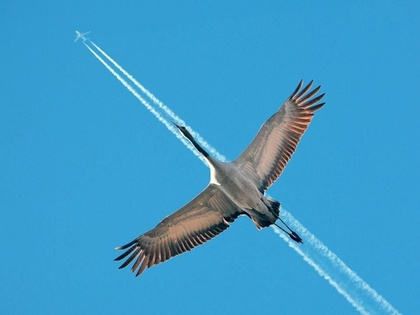
%> input picture Parte 2/crane.jpeg, 420 x 315 px, shrunk from 960 x 719 before the run
$ octave P2.m   (GNU Octave 9; MATLAB toolbox functions it lacks are replaced by stand-ins)
%> lines starting %> are read from the running program, lines starting %| are printed output that depends on the picture
%> further down, A is the input picture: size 315x420x3 uint8; mean R, G, B 61.7, 156.4, 202.8
pkg load image;

%R1 G2 B3
function final_image = model22(image)
    [m , n, d] = size(image);
%> m = 315; n = 420; d = 3
    final_image = zeros(m*2, n*2);
    R = 0.3  * image(:, :, 1);
    G = 0.59 * image(:, :, 2);
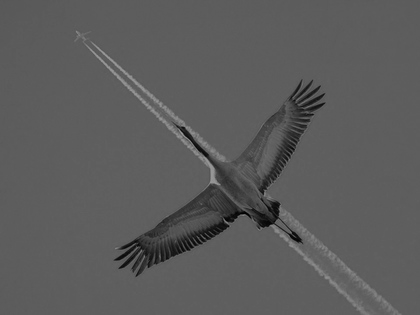
%> G: size 315x420 double; min 0, max 0.59, mean 0.362
    B = 0.11 * image(:, :, 3);
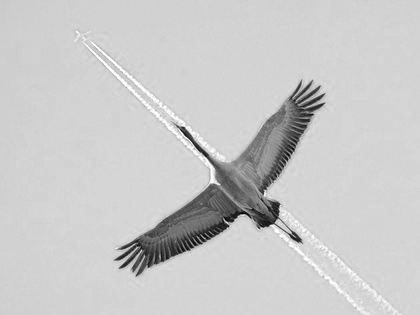
%> B: size 315x420 double; min 0.00173, max 0.11, mean 0.0875; drawn with min black and max white
    I = R + G + B;
    for j = 1:m
        for i = 1:n
            k = i * 2 - 1;
            l = j * 2 - 1;
            final_image(l:l+1, k:k+1) = [I(j , i) image(j, i, 1); image(j, i, 2) image(j, i, 3);];
        endfor
    endfor
endfunction

function final_image = imodel22(image)
    [m , n] = size(image);
    final_image = zeros(m/2, n/2, 3);
    for j = 1:m/2
        for i = 1:n/2
            k = i * 2 - 1;
            l = j * 2 - 1;
            kernel = image(l:l+1, k:k+1);
            final_image(j, i, 1) = kernel(1,2);
            final_image(j, i, 2) = kernel(2,1);
            final_image(j, i, 3) = kernel(2,2);
        endfor
    endfor
endfunction

% [98 lines left out: functions model23, imodel23, modelrow, imodelrow, modelcolumn, imodelcolumn, not called in this run]

function final_image = alpha_rooting(image, alpha)
    fft_image = fft2(image);
    magnitude = abs(fft_image) .^ alpha;
    angles = arg(fft_image);
    new_fft = magnitude .* exp(angles * 1i);
    final_image = abs(ifft2(new_fft));
    final_image = final_image*(255/max(max(final_image)));
endfunction


function eme = EME(image, l1, l2)
    [m, n] = size(image);
    k1 = m/l1;
    k2 = n/l2;
    eme = 0;
    for i = 1:k1
        i_end = l1*i;
        i_start = i_end - (l1-1);
        for j = 1:k2
            j_end = l2*j;
            j_start = j_end - (l2-1);

            kernel = image(i_start:i_end, j_start:j_end);
            max_block = max(max(kernel));
            min_block = min(min(kernel));

            eme = eme + 20 * log10((max_block + 1)/(min_block + 1));

        endfor
    endfor
    eme = eme/(k1*k2);
endfunction

function ceme = CEME(image, l1, l2)
%> called with l1 = 2, l2 = 2
    [m, n, d] = size(image);
    k1 = floor(m/l1);
%> k1 = 157
    k2 = floor(n/l2);
%> k2 = 210
    ceme = 0;
    for i = 1:k1
        i_end = l1*i;
        i_start = i_end - (l1-1);
        for j = 1:k2
            j_end = l2*j;
            j_start = j_end - (l2-1);

            kernel = image(i_start:i_end, j_start:j_end, :);
            kernel_r_g_b = [kernel(:,:,1) kernel(:,:,2) kernel(:,:,3)];
            max_block = max(max(kernel_r_g_b));
            min_block = min(min(kernel_r_g_b));
            if (max_block == 0 || min_block == 0)
                if (max_block == 0)
                    ceme = ceme + 20 * log10(255);
                else
                    ceme = ceme + 20 * log10(max_block);
                endif


            else
                ceme = ceme + 20 * log10((max_block)/(min_block));
            endif

        endfor
    endfor
%> after the loop, ceme = 376255.2
    ceme = ceme/(k1*k2);
%> ceme = 11.41
endfunction

A = imread("crane.jpeg");
A = double(A)/255;
r = model22(A);
CEME_original = CEME(A*255, 2, 2)
%> CEME_original = 11.41
EME_22 = EME(r*255, 2, 2)
%> after the loop in EME, `for i = 1:k1`: eme = 1415439.8
%> in EME, `eme = eme/(k1*k2);`: eme = 10.7
%> EME_22 = 10.7
B1 = histeq(r, 256)*255;
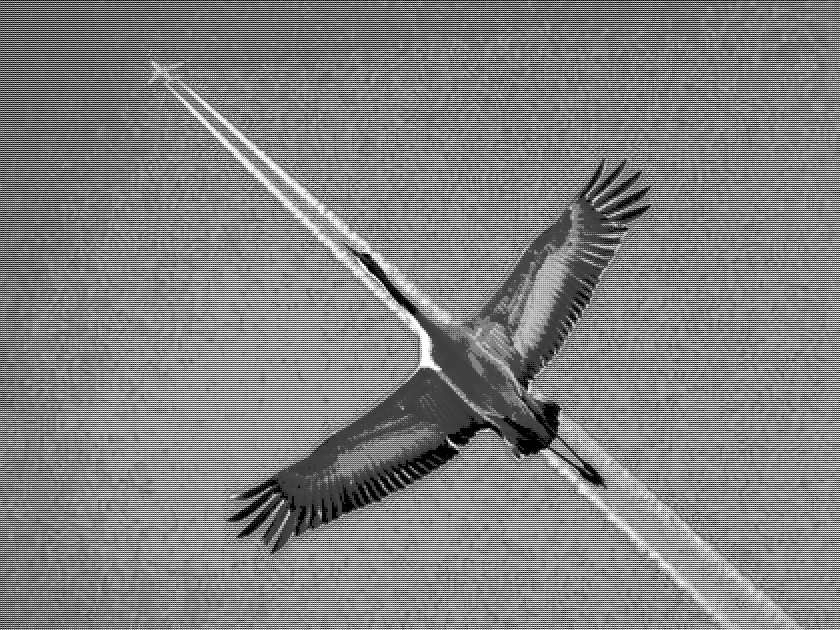
%> B1: size 630x840 double; min 0, max 255, mean 130.7
EME_hist = EME(B1, 2, 2)
%> EME_hist = 16.3
B = alpha_rooting(r, 0.88);
%> in alpha_rooting, `angles = arg(fft_image);`:
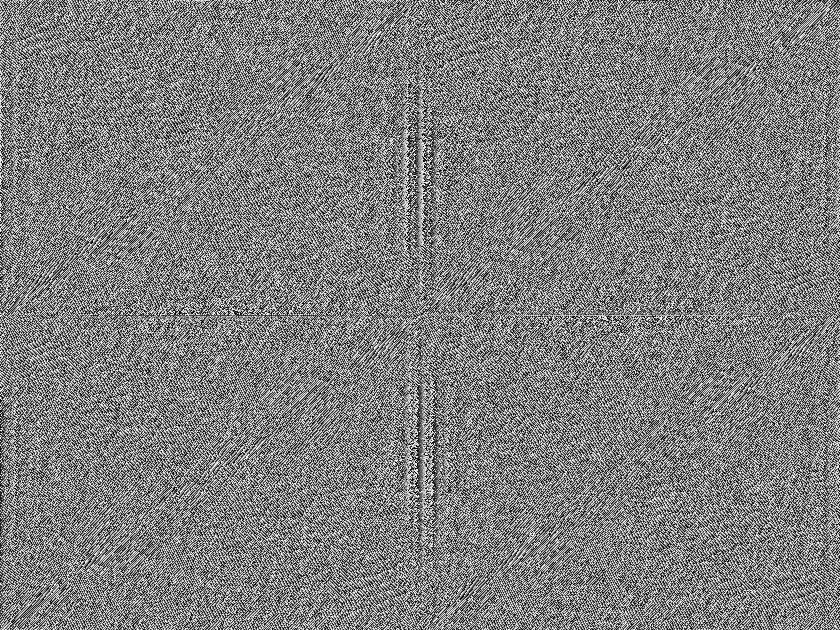
%> angles: size 630x840 double; min -3.14, max 3.14, mean 5.94e-06; drawn with min black and max white
%> in alpha_rooting, `final_image = final_image*(255/max(max(final_image)));`:
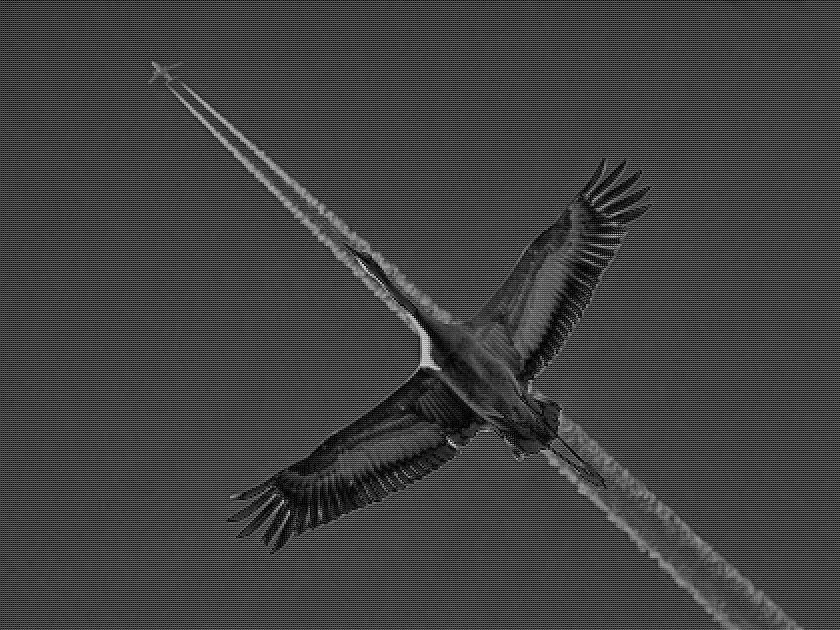
%> final_image: size 630x840 double; min 3.49e-05, max 255, mean 66.1
EME_alpha = EME(B, 2, 2)
%> EME_alpha = 15.52
C = imodel22(B);
%> after the loop in imodel22, `for j = 1:m/2`:
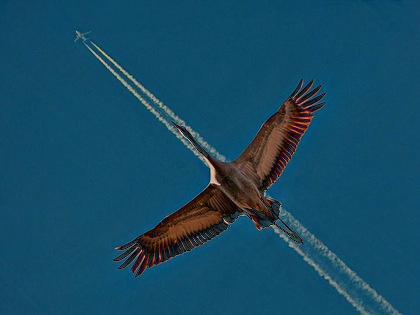
%> final_image: size 315x420x3 double; mean R, G, B 22.4, 76.1, 101.3
C1 = imodel22(B1);
%> after the loop in imodel22 (call 2), `for j = 1:m/2`:
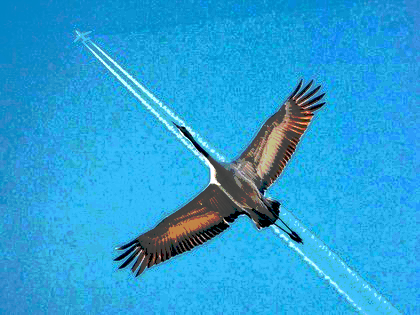
%> final_image: size 315x420x3 double; mean R, G, B 41, 160.2, 215.4
subplot (1, 3, 1)
imshow(uint8(A*255));
title("Original");
subplot (1, 3, 2)
imshow(uint8(C));
title("alpha");
subplot (1, 3, 3)
imshow(uint8(C1));
title("hist");
CEME_alpha = CEME(C, 2, 2)
%> CEME_alpha = 17.99
CEME_hist = CEME(C1, 2, 2)
